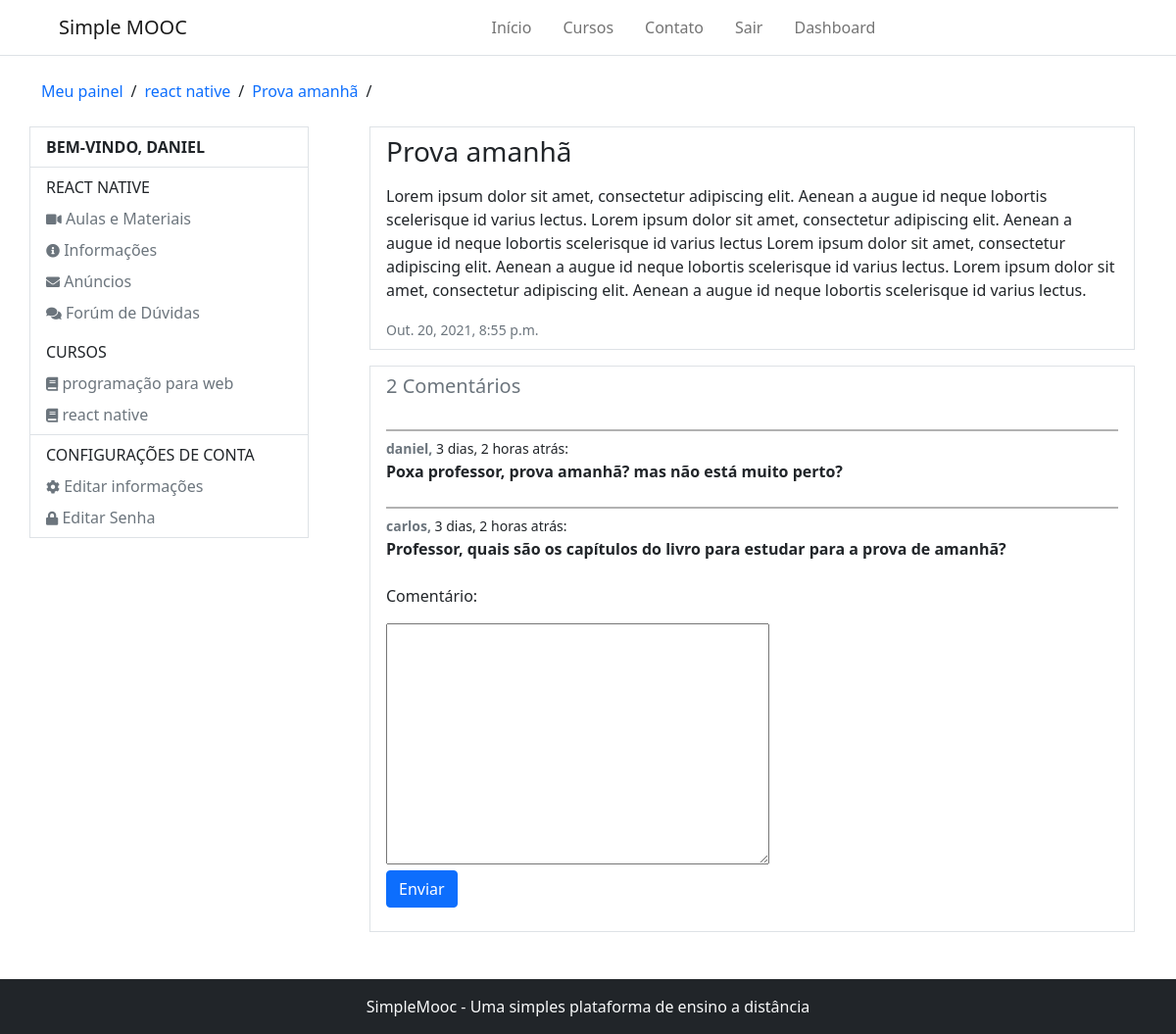
Page /accounts/react-native/anuncios/4/ (signed in) on the earlier database version.
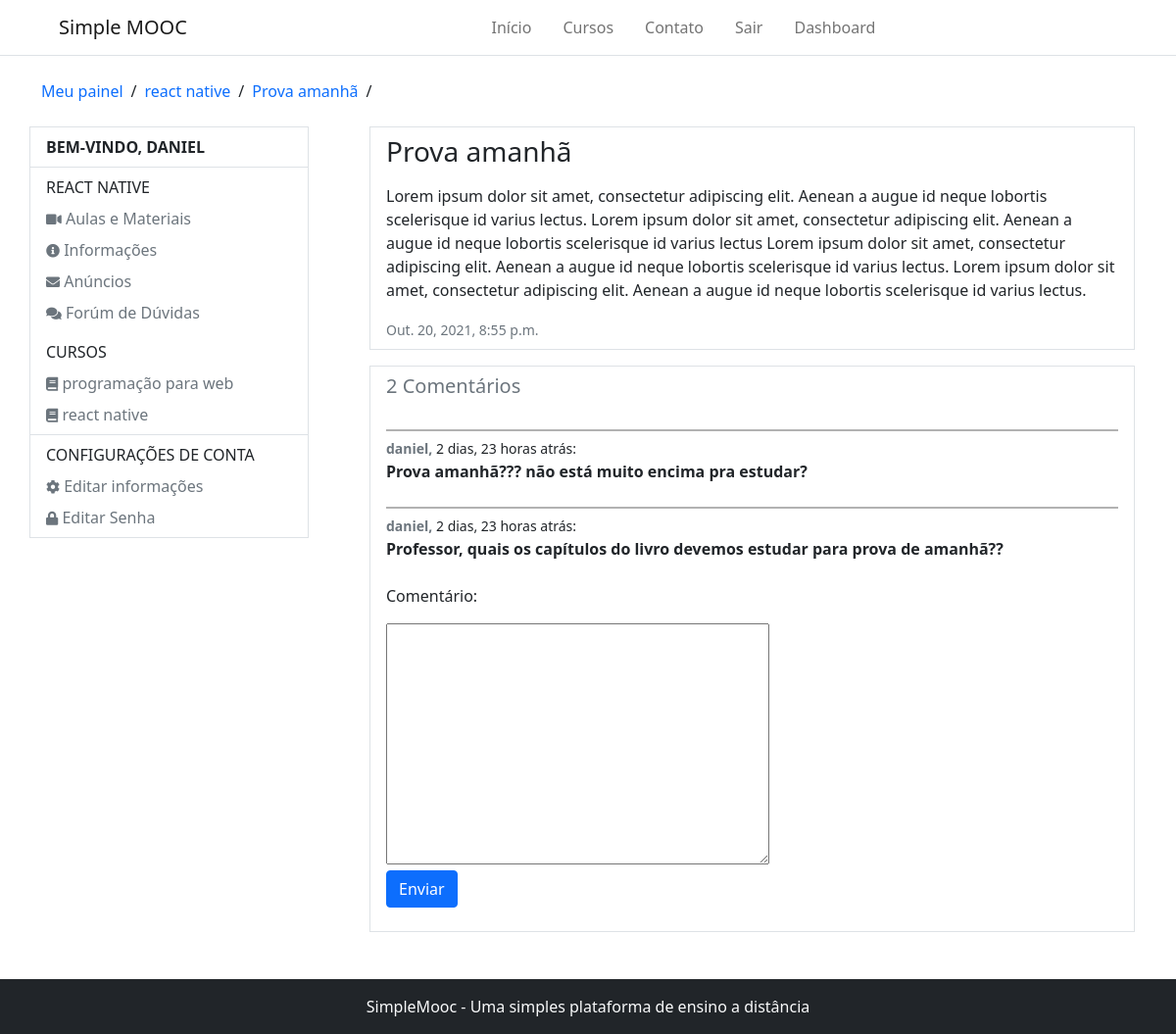
Same page on the later database version.
### Courses/models.py (models this page shows, shortened)
class Course(models.Model):
    name_course = models.CharField(max_length=50, verbose_name='Nome do curso')
    slug_course = models.SlugField(verbose_name='Atalho', blank=True)
    description_course = models.CharField(max_length=255, verbose_name='Descrição do curso')
    about_course = models.TextField(verbose_name='Sobre o curso')
    image_course = models.ImageField(upload_to='course_img/%Y/%m/%d', verbose_name='Imagem', null=True, blank=True)
    created_at = models.DateTimeField(auto_now_add= True, verbose_name='Data de criação')
    update_at = models.DateTimeField(auto_now=True, verbose_name='Data de atualização')
    objects = CourseManager()
    def __str__(self):
        return self.name_course
    def course_adverts_url(self):
        return reverse('course-adverts', args=[self.slug_course])
    class Meta:
        verbose_name = 'curso'
        verbose_name_plural = 'cursos'

class Advert(models.Model):
    course = models.ForeignKey(Course, on_delete=models.CASCADE, verbose_name='Curso', related_name='Adverts')
    title = models.CharField(max_length=100, verbose_name='Título do anúncio')
    content = models.TextField(verbose_name='Conteúdo')
    created_at = models.DateTimeField(auto_now_add=True, verbose_name='Criado em')
    update_at = models.DateTimeField(auto_now=True, verbose_name='Atualizado em')
    def __str__(self):
        return self.title
    class Meta:
        verbose_name = 'Anúncio'
        verbose_name_plural = 'Anúncios'

class subscribe(models.Model):
    STATUS_CHOICES = (
        (0, 'Análise'),
        (1, 'Aprovado'),
        (2, 'Cancelado'),
    )
    user = models.ForeignKey(settings.AUTH_USER_MODEL, on_delete=models.CASCADE, verbose_name='Usuário')
    course = models.ForeignKey(Course, on_delete=models.CASCADE, verbose_name='Curso')
    status = models.IntegerField(choices=STATUS_CHOICES, default=0, blank=True, verbose_name='Situação')
    created_at = models.DateTimeField(auto_now_add=True, verbose_name='Criado em')
    update_at = models.DateTimeField(auto_now=True, verbose_name='Atualizado em')
    def is_approved(self):
        return self.status == 1
    class Meta:
        verbose_name = 'Inscrição'
        verbose_name_plural = 'Inscrições'
        unique_together = (('user', 'course'),)

class Comment(models.Model):
    advert = models.ForeignKey(Advert, on_delete=models.CASCADE, verbose_name='Anúncio', related_name='Comments')
    user = models.ForeignKey(settings.AUTH_USER_MODEL, on_delete=models.CASCADE, verbose_name='usuário')
    comment = models.TextField(verbose_name='Comentário')
    created_at = models.DateTimeField(auto_now_add=True, verbose_name='Criado em')
    update_at = models.DateTimeField(auto_now=True, verbose_name='Atualizado em')
    class Meta:
        verbose_name = 'Comentário'
        verbose_name_plural = 'Comentários'

### Accounts/models.py (models this page shows, shortened)
class User(AbstractBaseUser, PermissionsMixin):
    username = models.CharField(max_length=50, verbose_name='Nome de usuário', unique=True,
        validators=[validators.RegexValidator(re.compile('^[\w.@+-]+$'),
        'O nome de usuário só pode conter letras números, ou os seguintes caracteres: @/./+/-/_',
        'invalid')]
    )
    email = models.EmailField(unique=True, verbose_name='E-mail')
    full_name = models.CharField(max_length=100, blank=True, verbose_name='Nome completo')
    is_active = models.BooleanField(blank=True, default=True, verbose_name='Está ativo?')
    is_staff = models.BooleanField(blank=True, default=False, verbose_name='Pertence a equipe?')
    date_joined = models.DateTimeField(auto_now_add=True, verbose_name='Data de entrada')
    objects = UserManager()
    USERNAME_FIELD = 'username'
    REQUIRED_FIELDS = ['email', 'full_name']
    def __str__(self):
        return self.username
    class Meta:
        verbose_name = 'Usuário'
        verbose_name_plural = 'Usuários'

### Accounts/decorators.py (the view)
    def wrapper(request, *args, **kwargs):
        slug = kwargs.get('slug')
        course = get_object_or_404(Course, slug_course=slug)
        try:
            subscriber = get_object_or_404(subscribe, user=request.user, course=course)
        except:
            messages.error(request, 'Desculpe, mas você não tem permissão para acessar essa página')
            return redirect('dashboard')
        if not subscriber.is_approved():
            messages.error(request, 'A sua inscrição no curso ainda está pendente')
            return redirect('dashboard')
        request.course = course
        return detail_advert(request, *args, **kwargs)

### Accounts/forms.py
class CommentForm(forms.ModelForm):
    class Meta:
        model = Comment
        fields = ('comment',)

### Accounts/views.py (called while the page is built, shortened)
@login_required
@subscription_required
def detail_advert(request, slug, id_advert):
    course = request.course
    advert = get_object_or_404(Advert, pk=id_advert)
    comment_form = CommentForm(request.POST or None)
    return render(request, 'registration/detail_advert.html', {'course': course, 'advert': advert, 'comment_form': comment_form})

### Courses/templatetags/courses_tags.py (called while the page is built)
@register.inclusion_tag('partials/_my_courses.html')
def user_courses(user):
    registrations = subscribe.objects.order_by('-id').filter(user=user)
    return {'registrations': registrations}

### Accounts/templates/registration/detail_advert.html (shortened to what this page needs)
{% extends 'registration/course_adverts.html' %}
{% block 'breadcrumbs' %}
    {{ block.super }}
    <li><a href="{{ course.course_adverts_url }}" class="text-decoration-none">{{ advert }}</a></li>
    <li>/</li>
{% endblock %}
{% block 'dashboard-main' %}
    <div class="border border-1 px-3 py-2">
        <h1 class="fs-3 mb-3">{{ advert }}</h1>
        <p>{{ advert.content|linebreaks }}</p>
        <small class="text-muted">{{ advert.created_at }}</small>
    </div>
    <div class='mt-3 d-flex flex-column gap-4 border border-1 px-3 py-2'>
        {% with comments_count=advert.Comments.count %}
            <h1 class="fs-5 text-muted">{{ comments_count }} Comentário{{ comments_count|pluralize }}</h1>
        {% endwith %}
        {% for comment in advert.Comments.all %}
            <div style="border-top: 2px solid rgba(0, 0, 0, 0.3); padding-top: 5px;">
                <small>
                    <span class='fw-bold text-muted'>{{ comment.user }}, </span> {{ comment.created_at|timesince }} atrás:
                </small>
                <p class="m-0 fw-bold">{{ comment.comment }}</p>
            </div>
        {% endfor %}
        <form method="post">
            {% for field in comment_form %}
                <p>{{ field.label_tag }}</p>
                {{ field }}
            {% endfor %}
            <p><button class="btn btn-primary">Enviar</button></p>
        </form>
    </div>
{% endblock %}

### Accounts/templates/registration/course_adverts.html (shortened to what this page needs)
{% extends 'registration/dashboard.html' %}
{% block 'breadcrumbs' %}
    {{ block.super }}
    <li><a href="{{ course.course_adverts_url }}" class="text-decoration-none">{{ course }}</a></li>
    <li>/</li>
{% endblock %}
{% block 'dashboard-aside' %}
    <ul class="nav flex-column px-3 py-2">
        <p class="mb-0 text-uppercase">{{ course }}</p>
        <li class="nav-item">
            <a class="nav-link px-0 link-secondary pb-0" href="{% url 'edit_account' %}">
                <i class="fas fa-video" style="font-size: 14px"></i> Aulas e Materiais
            </a>
        </li>
        <li class="nav-item">
            <a class="nav-link px-0 link-secondary pb-0" href="{% url 'edit_password' %}">
                <i class="fas fa-info-circle" style="font-size: 14px"></i> Informações
            </a>
        </li>
        <li class="nav-item">
            <a class="nav-link px-0 link-secondary pb-0" href="{% url 'edit_password' %}">
                <i class="fas fa-envelope" style="font-size: 14px"></i> Anúncios
            </a>
        </li>
        <li class="nav-item">
            <a class="nav-link px-0 link-secondary pb-0" href="{% url 'edit_password' %}">
                <i class="fas fa-comments" style="font-size: 14px"></i> Forúm de Dúvidas
            </a>
        </li>
    </ul>
    {{ block.super }}
{% endblock %}

### Accounts/templates/registration/dashboard.html (shortened to what this page needs)
{% extends 'base.html' %}
{% load courses_tags %}
{% block 'content' %}
    {% include 'partials/_header.html' %}
    <div class="container">
        <ul class="d-flex align-items-center my-4 p-0 gap-2" style="list-style: none;">
            {% block 'breadcrumbs' %}
                <li><a href="{% url 'dashboard' %}" class="text-decoration-none">Meu painel</a></li>
                <li>/</li>
            {% endblock %}
        </ul>
        <div class="row mb-5">
            <div class="col-3 p-0 d-block border border-1" style="margin-right: 50px; height: max-content;">
                <p class="text-uppercase fw-bold px-3 py-2 m-0 border-bottom">bem-vindo, {{ user.username }}</p>
                {% block 'dashboard-aside' %}
                    <ul class="nav flex-column border-bottom px-3 py-2">
                        <p class="mb-0 text-uppercase">Cursos</p>
                        {% user_courses user %}
                    </ul>
                    <ul class="nav flex-column px-3 py-2">
                        <p class="mb-0 text-uppercase">Configurações de conta</p>
                        <li class="nav-item">
                            <a class="nav-link px-0 link-secondary pb-0" href="{% url 'edit_account' %}">
                                <i class="fas fa-cog" style="font-size: 14px"></i> Editar informações
                            </a>
                        </li>
                        <li class="nav-item">
                            <a class="nav-link px-0 link-secondary pb-0" href="{% url 'edit_password' %}">
                                <i class="fas fa-lock" style="font-size: 14px"></i> Editar Senha
                            </a>
                        </li>
                    </ul>
                {% endblock %}
            </div>
            <div class="col">
                {% block 'dashboard-main' %}{% endblock %}
            </div>
        </div>
    </div>
    {% include 'partials/_footer.html' %}
{% endblock %}

### templates/base.html (shortened to what this page needs)
{% load static %}
<!DOCTYPE html>
<html lang="pt-br">
<head>
    <link rel="stylesheet" href="https://use.fontawesome.com/releases/v5.15.4/css/all.css">
    <link href="https://cdn.jsdelivr.net/npm/bootstrap@5.0.2/dist/css/bootstrap.min.css" rel="stylesheet">
</head>
<body>
    <div id="content">
        {% block 'content' %} {% endblock %}
    </div>
</body>
</html>

### templates/partials/_header.html (shortened to what this page needs)
<nav class="navbar navbar-expand-lg navbar-light bg-light border-bottom" style="background-color: white !important;">
    <div class="container-fluid">
        <a class="navbar-brand ms-5" href="#">Simple MOOC</a>
        <div class="collapse navbar-collapse" id="navbarSupportedContent">
            <ul class="navbar-nav me-auto mb-2 mb-lg-0 mx-auto" style="gap: 1rem;">
                <li class="nav-item">
                    {% if home %}
                        <a class="nav-link active" aria-current="page" href="{% url 'home' %}">Início</a>
                    {% else %}
                        <a class="nav-link" aria-current="page" href="{% url 'home' %}">Início</a>
                    {% endif %}
                </li>
                <li class="nav-item">
                    {% if courses %}
                        <a class="nav-link active" aria-current="page" href="{% url 'courses' %}">Cursos</a>
                    {% else %}
                        <a class="nav-link" aria-current="page" href="{% url 'courses' %}">Cursos</a>
                    {% endif %}
                </li>
                <li class="nav-item">
                    {% if contact %}
                        <a class="nav-link active" aria-current="page" href="{% url 'contact' %}">Contato</a>
                    {% else %}
                        <a class="nav-link" aria-current="page" href="{% url 'contact' %}">Contato</a>
                    {% endif %}
                </li>
                {% if user.is_authenticated %}
                    <li class="nav-item">
                        <a class="nav-link" aria-current="page" href="{% url 'logout' %}">Sair</a>
                    </li>
                    <li class="nav-item">
                        <a class="nav-link" aria-current="page" href="{% url 'dashboard' %}">Dashboard</a>
                    </li>
                {% else %}
                    <li class="nav-item">
                        <a class="nav-link" aria-current="page" href="{% url 'login' %}">Entrar</a>
                    </li>
                {% endif %}
            </ul>
        </div>
    </div>
</nav>

### templates/partials/_my_courses.html
{% for subscribe in registrations %}
    <li class="nav-item">
        <a class="nav-link px-0 link-secondary pb-0" aria-current="page" href="{{ subscribe.course.course_user_url }}">
            <i class="fas fa-book" style="font-size: 14px"></i> {{ subscribe.course }}
        </a>
    </li>
{% empty %}
    <p class="text-muted">Você não está escrito em nenhum curso</p>
{% endfor %}

### templates/partials/_footer.html
<footer class="text-center bg-dark py-3 mt-5">
    <small class="text-light fs-6">SimpleMooc - Uma simples plataforma de ensino a distância</small>
</footer>

Differences in the rows shown:
removed Comment: user "daniel", created_at "3 dias, 2 horas", comment "Poxa professor, prova amanhã? mas não está muito perto?"
removed Comment: user "carlos", created_at "3 dias, 2 horas", comment "Professor, quais são os capítulos do livro para estudar para a prova de amanhã?"
added Comment: user "daniel", created_at "2 dias, 23 horas", comment "Prova amanhã??? não está muito encima pra estudar?"
added Comment: user "daniel", created_at "2 dias, 23 horas", comment "Professor, quais os capítulos do livro devemos estudar para prova de amanhã??"
